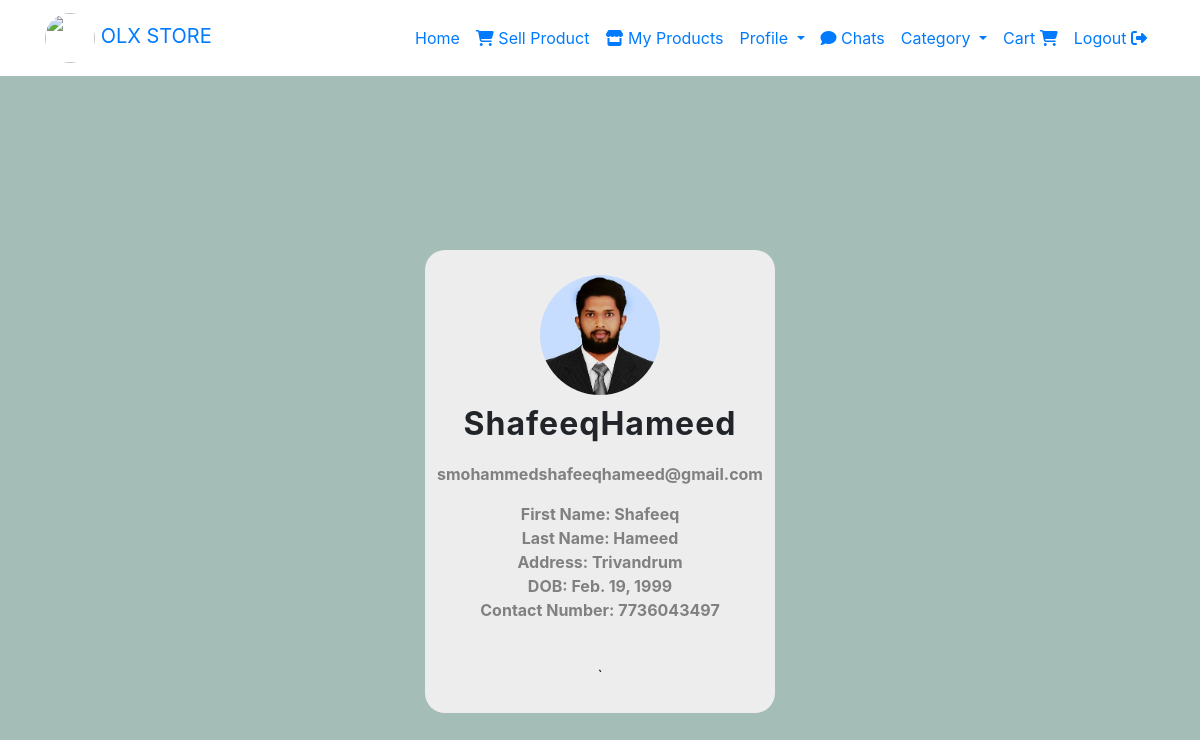
/view_profile (signed in), run on the app's committed database.
### olx_management_app/models.py (models this page shows, shortened)
class Signup(models.Model):
    user = models.ForeignKey(User, on_delete=models.CASCADE, null=True)
    Address = models.CharField(max_length=255)
    contact = models.CharField(max_length=10)
    dob = models.DateField()
    img = models.ImageField(upload_to='images/')
    STATUS_CHOICES = (
        ('Pending Approval', 'Pending Approval'),
        ('Approved', 'Approved'),
    )
    approval_status = models.CharField(max_length=20, choices=STATUS_CHOICES, default='Pending Approval')

### olx_management_app/views.py (the view)
# urls.py: path('view_profile', views.view_profile, name='view_profile'),
@login_required(login_url='index')
def view_profile(request):
    ca = Category.objects.all()
    current_user = request.user.id
    user1 = Signup.objects.get(user_id=current_user)
    return render(request, 'view_profile.html', {'users': user1, 'ca': ca})

### templates/view_profile.html (shortened to what this page needs)
{% load static %}
<!DOCTYPE html>
<html lang="en">
<head>
    <link rel="stylesheet" href="https://cdn.jsdelivr.net/npm/bootstrap@4.6.2/dist/css/bootstrap.min.css">
    <link rel="stylesheet" href="https://cdnjs.cloudflare.com/ajax/libs/font-awesome/6.4.2/css/all.min.css"
/>
</head>
<body>
<nav class="navbar navbar-expand-lg">
    <div class="container">
        <a class="navbar-brand" href="#"><img src="{% static 'images/giphy.gif' %}" height="50px" width="50px"
                                              class="rounded-circle"> OLX STORE</a>
        <div class="collapse navbar-collapse" id="navbarNav">
            <ul class="navbar-nav ml-auto">
                <li class="nav-item active">
                    <a class="nav-link" href="{% url 'userhome' %}">Home</a>
                </li>
                <li class="nav-item active">
                    <a class="nav-link" href="{% url 'UserAddproducts' %}"> <i class="fa-solid fa-cart-shopping"></i>
                        Sell Product </a>
                </li>
                <li class="nav-item active">
                    <a class="nav-link" href="{% url 'show_user_products' %}"> <i class="fa-solid fa-store"></i>
                        My Products </a>
                </li>
                <li class="nav-item dropdown">
                    <a class="nav-link dropdown-toggle" href="#" id="facilitiesDropdown" role="button"
                       data-toggle="dropdown" aria-haspopup="true" aria-expanded="false">
                        Profile
                    </a>
                </li>
                <li class="nav-item active">
                    <a class="nav-link" href="{% url 'show_requestedProduct' %}"> <i class="fas fa-comment"></i>
                        Chats </a>
                </li>
                <li class="nav-item dropdown">
                    <a class="nav-link dropdown-toggle" href="#" id="facilitiesDropdown" role="button"
                       data-toggle="dropdown" aria-haspopup="true" aria-expanded="false">
                        Category
                    </a>
                </li>
                <li class="nav-item active">
                    <a class="nav-link" href="{% url 'cart' %}">Cart <i class="fa-solid fa-cart-shopping"></i></a>
                </li>
                <li class="nav-item active">
                    <a class="nav-link" href="{% url 'logout1' %}">Logout <i class="fa-solid fa-right-from-bracket"></i></a>
                </li>
            </ul>
        </div>
    </div>
</nav>
<section style="display: flex; justify-content: center; align-items: center; min-height: 100vh; background: #a4bdb7;">
    <div class="box1 box"
         style="width: 350px; height: fit-content; border-radius: 20px; padding: 10px; text-align: center; background: #ededed; margin-top: 10px;">
        <div class="content" style="margin: 15px 2px;">
            <div class="image">
                <img src="{{users.img.url}}" alt="Profile Image"
                     style="height: 120px; width: 120px; border-radius: 50%; display: block; margin-left: auto; margin-right: auto; margin-bottom: 5px;">
            </div>
            <div class="text">
                <p class="name" style="font-size: 2em; font-weight: bolder; letter-spacing: 1px;">
                    {{users.user.username}}</p>
                <p class="job_title" style="font-size: 1em; font-weight: bolder; color: gray; margin-top: -2px;">
                    {{users.user.email}}</p>
                <p class="job_discription" style="font-size: 1em; color: gray; margin: 10px 30px 20px;"><b>First Name:
                    {{users.user.first_name}} <br> Last Name: {{users.user.last_name}}
                    <br>Address: {{users.Address}}<br>DOB: {{users.dob}}<br>Contact Number: {{users.contact}}</b>
                </p>
            </div>
            <div class="icons"
                 style="margin: 0px 30px; font-size: 1.5em; display: flex; justify-content: space-around;">
                <button style="width: fit-content; height: fit-content; border: none; font-size: 1em;">
                </button>
            </div>
            <div class="button"
                 style="display: flex; justify-content: space-around; flex-direction: row; margin: 20px 30px 0px;">
                `
            </div>
        </div>
    </div>
</section>
</body>
</html>

### data on the page
Signup: img (picture), user.username "ShafeeqHameed", user.email "smohammedshafeeqhameed@gmail.com", user.first_name "Shafeeq", user.last_name "Hameed", Address "Trivandrum", dob "Feb. 19, 1999", contact "7736043497"
